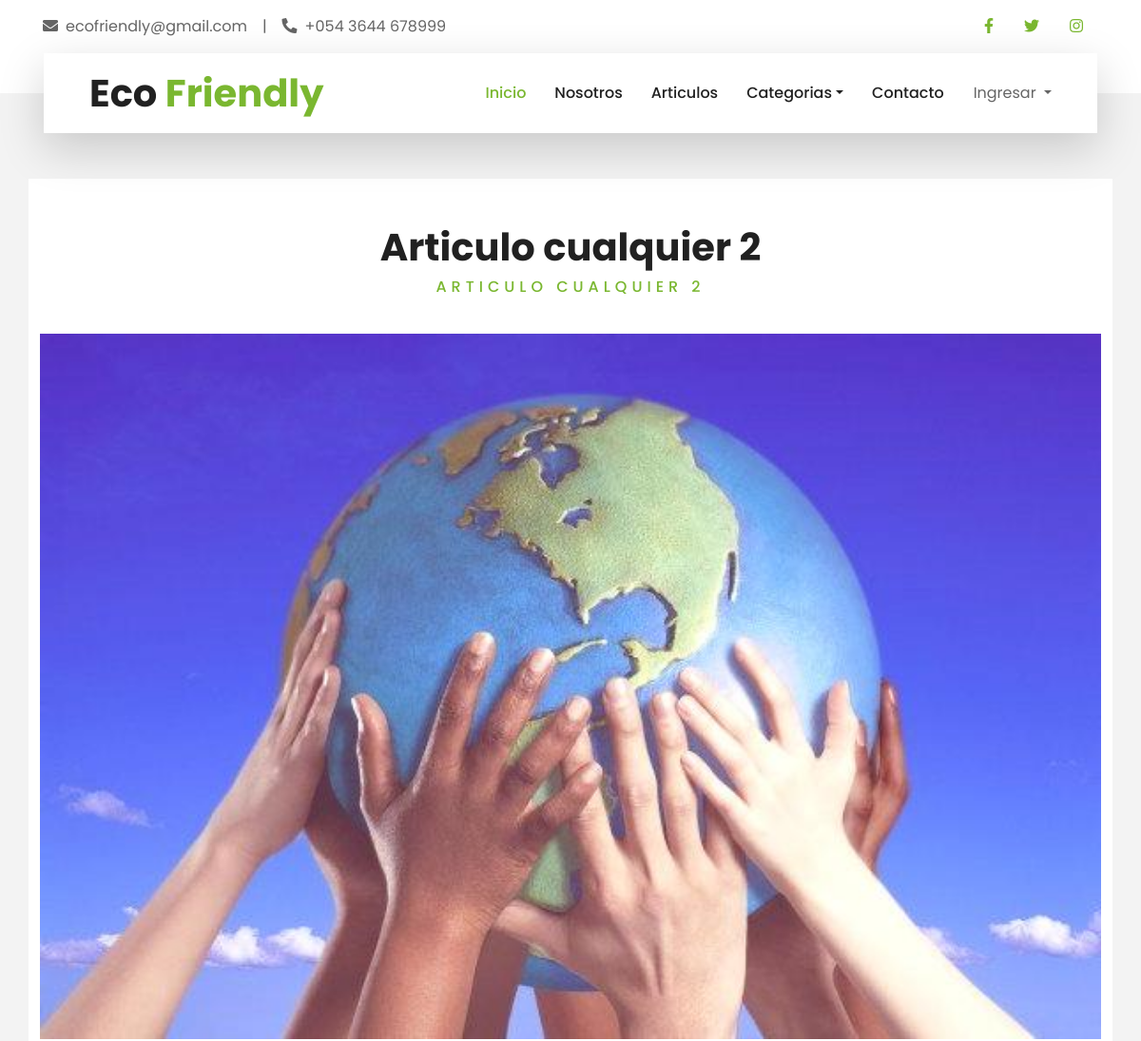
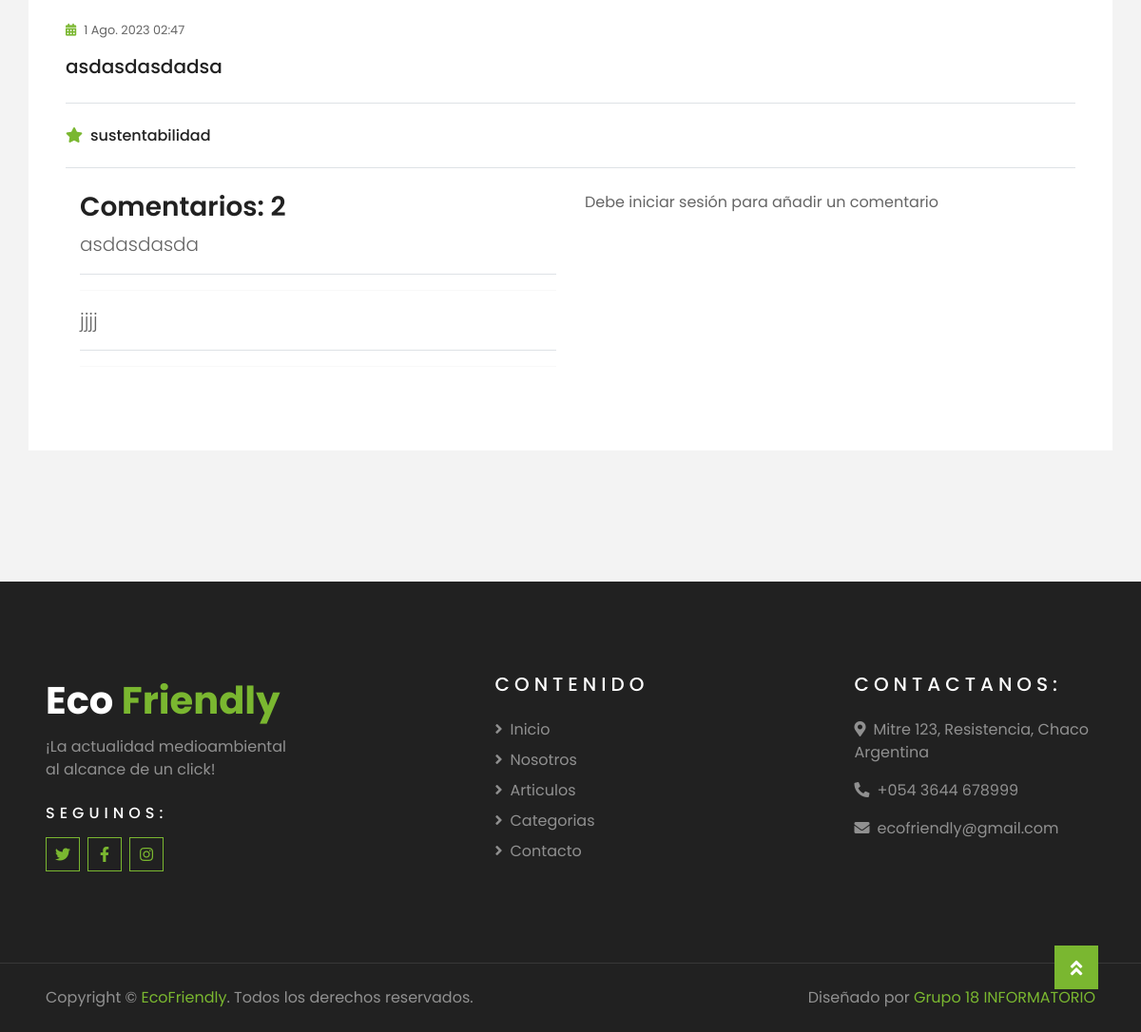
The page /posts/posts/3/ on the database its author committed (2 pictures, top to bottom).
### apps/posts/models.py (models this page shows, shortened)
class Post(models.Model):
    titulo = models.CharField(max_length=50,null=False)
    subtitulo = models.CharField(max_length=100,null =False, blank=True)
    fecha = models.DateTimeField(auto_now_add=True)
    texto = models.TextField(null=False)
    activo = models.BooleanField(default=True)
    categoria = models.ForeignKey(Categoria, on_delete=models.SET_NULL, null=True, default='Sin categoria')
    imagen = models.ImageField(null=True, blank=True, upload_to='media', default='static/post_default.png')
    publicado = models.DateTimeField(default=timezone.now)
    autor = models.ForeignKey('usuarios.Usuario', null=True, on_delete=models.SET_NULL)
    class Meta:
        ordering = ('-publicado',)

class Categoria(models.Model):
    nombre =  models.CharField('Nombre', max_length=50, null=False)
    def __str__(self):
        return self.nombre

class Comment(models.Model):
    articulo = models.ForeignKey(Post, on_delete=models.CASCADE, related_name='comments')
    author = models.ForeignKey(settings.AUTH_USER_MODEL, on_delete=models.CASCADE, related_name='comments')
    text = models.TextField()
    created_at = models.DateTimeField(auto_now_add=True)

### apps/posts/views.py (the view)
# urls.py: path('posts/<int:id>/', PostDetailView.as_view(), name='post_individual'),
class PostDetailView(DetailView):
    model = Post
    template_name = 'posts/post_individual.html'
    context_object_name = 'post'
    pk_url_kwarg = 'id'
    queryset = Post.objects.all()
    def get_context_data(self, **kwargs):
        context = super().get_context_data(**kwargs)
        context["form"] = CommentForm()
        return context

### templates/posts/post_individual.html (shortened to what this page needs)
{% extends 'base.html' %}
{% load static %}
{% load crispy_forms_tags %}
{% block contenido %}
<div class="container-fluid py-5">
    <div class="container bg-white pt-5 pb-3">
        <div class="text-center mb-3 pb-3">
            <h1>{{post.titulo}}</h1>
            <h6 class="text-primary text-uppercase" style="letter-spacing: 5px;">{{post.subtitulo}}</h6>
        </div>
        <div class="row">
            <img class="img-fluid" src="{{ post.imagen.url }}" alt="">
        </div>
        <div class="row">
            <div class="col mb-4">
                <div class="mb-2">
                    <div class="p-4">
                        <div class="d-flex justify-content-between mb-3">
                            <small class="m-0"><i
                                    class="fa fa-calendar-alt text-primary mr-2"></i>{{post.fecha}}</small>
                        </div>
                        <a class="h5 text-decoration-none" href="">{{post.texto}}</a>
                        <div class="border-top mt-4 pt-4">
                            <div class="d-flex justify-content-between">
                                <h6 class="m-0"><i class="fa fa-star text-primary mr-2"></i>{{post.categoria}}
                                </h6>
                            </div>
                        </div>
                        <div class="border-top mt-4 pt-4">
                            <div class="d-flex justify-content-between">
                                {% include 'posts/comentarios/listado.html' %}
                                {% include 'posts/comentarios/comentar.html'%}
                            </div>
                        </div>
                    </div>
                </div>
            </div>
        </div>
    </div>
</div>
{% endblock %}

### templates/posts/comentarios/listado.html (shortened to what this page needs)
<div class="col">
    <h3>Comentarios: {{post.comments.all|length}}</h3>
    {% for comment in post.comments.all %}
    <div class="border-bottom ">
        <p class="lead">{{ comment.text }}</p>
    </div>
    <hr>
    {% empty %}
    <p>No hay comentarios.</p>
    {% endfor %}
</div>

### rows shown on the page
Post: titulo "Articulo cualquier 2", subtitulo "ARTICULO CUALQUIER 2", imagen (picture), fecha "1 Ago. 2023 02:47", texto "asdasdasdadsa", categoria "sustentabilidad", comments.all|length "2"
Comment: text "asdasdasda"
Comment: text "jjjj"
